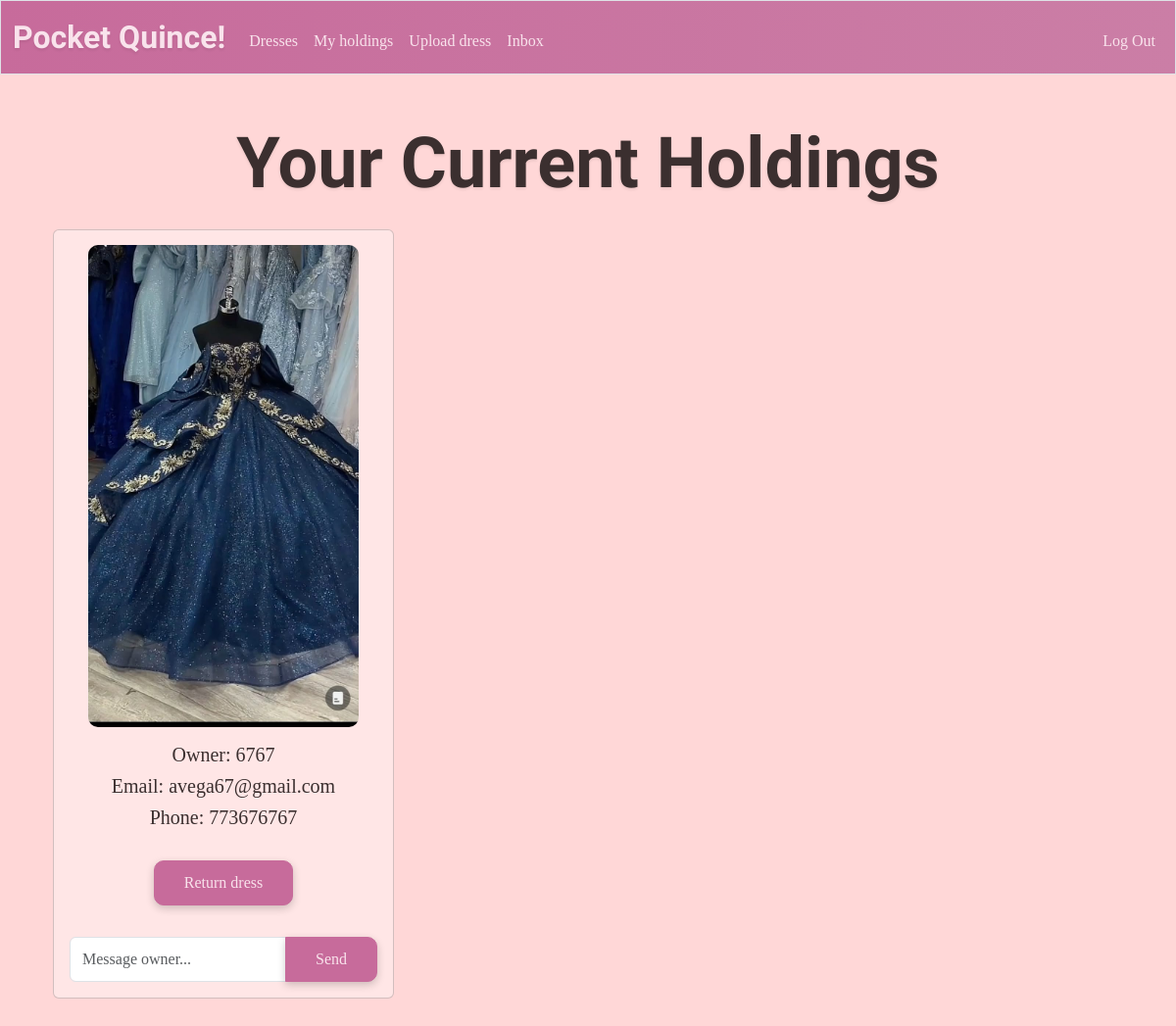
The page /holdings (signed in) on the database as committed earlier.
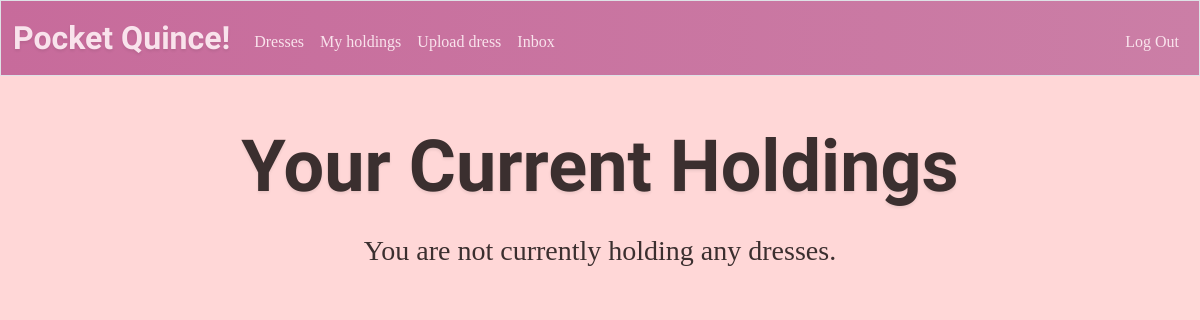
The same page on the database as committed later.
### tables this page shows
CREATE TABLE dresses (
    id INTEGER PRIMARY KEY AUTOINCREMENT,
    size TEXT NOT NULL,
    color TEXT NOT NULL,
    owner INTEGER NOT NULL,
    image_url TEXT,
    time_posted TEXT NOT NULL DEFAULT CURRENT_TIMESTAMP,
    FOREIGN KEY (owner) REFERENCES users(id)
);

CREATE TABLE users (
id INTEGER PRIMARY KEY AUTOINCREMENT NOT NULL, 
username TEXT NOT NULL UNIQUE, 
email TEXT NOT NULL, 
phone TEXT NOT NULL, 
hash TEXT NOT NULL
);

### app.py (the view)
@app.route("/holdings")
@login_required
def holdings():
    db = get_db() # Establish database connection to wardrobe.db
    holdingBuffer = db.execute("SELECT * FROM dresses JOIN holdings as h on dresses.id = h.dress_id WHERE h.user_id = ? AND h.rent_end IS NULL ORDER BY h.rent_start DESC", (session["user_id"],)).fetchall()
    holdings = [] # Empty list for all rented dresses
    for holding in holdingBuffer:
        holding = dict(holding)  # Convert Row object to dictionary not readonly to allow changes
        holding["owner_id"] = holding["owner"]
        owner = db.execute("SELECT username, email, phone FROM users WHERE id = ?", (holding["owner"],)).fetchone()
        holding["owner_name"] = owner["username"]
        holding["owner_email"] = owner["email"]
        holding["owner_phone"] = owner["phone"]
        holdings.append(holding) # Add updated dictionary to list
    return render_template("holdings.html", holdings=holdings)

### app.py (called while the page is built)
def get_db():
    if "db" not in g: # Check if database connection already exists
        g.db = sqlite3.connect(DATABASE) # Open database and store connection for reuse
        g.db.row_factory = sqlite3.Row # Enable dictionary-like row access for reading
    return g.db # Return database connection

@app.after_request
def after_request(response):
    response.headers["Cache-Control"] = "no-cache, no-store, must-revalidate"
    response.headers["Expires"] = 0
    response.headers["Pragma"] = "no-cache"
    return response

### help.py (called while the page is built)
def login_required(f):
    @wraps(f)
    def decorated_function(*args, **kwargs):
        if session.get("user_id") is None:
            return redirect("/login")
        return f(*args, **kwargs)
    return decorated_function

### templates/holdings.html (shortened to what this page needs)
{% extends "layout.html" %}
{% block main %}
    <h1 class = "imperial mb-4">Your Current Holdings</h1>
    {% if holdings|length == 0 %}
        <h3 class = "body-font">You are not currently holding any dresses.</h3>
    {% else %}
        <div class="container">
            <div class="row">
                {% for dress in holdings %}
                    <div class = "col-md-4 mb-4">
                        <div class = "card dress-card">
                            <img class = "catalogImage mx-auto d-block" src = "{{ dress['image_url'] }}" alt = "Dress image">
                            <div class = "card-body">
                                <h5 class = "body-font">{{ "Owner: " + dress["owner_name"] }}</h5>
                                <h5 class = "body-font">{{ "Email: " + dress["owner_email"]}}</h5>
                                <h5 class = "body-font">{{ "Phone: " + dress["owner_phone"]}}</h5>
                                <form action = "/returnDress" method = "post">
                                    <br>
                                    <button class="btn btn-primary body-font" type="submit">Return dress</button>
                                </form>
                                <br>
                                <form action="/messages" method="post" class="mt-2">
                                    <div class="input-group">
                                        <input type="text" name="body" class="form-control body-font" placeholder="Message owner..." required>
                                        <button type="submit" class="btn btn-primary btn-sm body-font">Send</button>
                                    </div>
                                </form>
                            </div>
                        </div>
                    </div>
                {% endfor %}
            </div>
        </div>
    {% endif %}
{% endblock %}

### templates/layout.html (shortened to what this page needs)
<!DOCTYPE html>
<html lang="en">
    <head>
        <link href="https://cdn.jsdelivr.net/npm/bootstrap@5.3.3/dist/css/bootstrap.min.css" rel="stylesheet">
        <link href="{{ url_for('static', filename='style.css') }}" rel="stylesheet">
    </head>
    <body>
        <nav class=" border navbar navbar-expand-md">
            <div class="container-fluid">
                <a id = "navTitle" class="navbar-brand imperial"  href="/"><span>Pocket Quince!</span></a>
                <div class="collapse navbar-collapse" id="navbar">
                    {% if session["user_id"] %}
                        <ul class="navbar-nav me-auto mt-2">
                            <li class="nav-item body-font"><a class="nav-link" href="/catalog">Dresses</a></li>
                            <li class="nav-item body-font"><a class="nav-link" href="/holdings">My holdings</a></li>
                            <li class="nav-item body-font"><a class="nav-link" href="/upload">Upload dress</a></li>
                            <li class="nav-item body-font"><a class="nav-link" href="/messages">Inbox</a></li>
                        </ul>
                        <ul class="navbar-nav ms-auto mt-2">
                            <li class="nav-item body-font"><a class="nav-link" href="/logout">Log Out</a></li>
                        </ul>
                    {% else %}
                        <ul class="navbar-nav ms-auto mt-2">
                            <li class="nav-item body-font"><a class="nav-link" href="/register">Register</a></li>
                            <li class="nav-item body-font"><a class="nav-link" href="/login">Log In</a></li>
                        </ul>
                    {% endif %}
                </div>
            </div>
        </nav>
        <main class="container py-5 text-center">
            {% block main %}{% endblock %}
        </main>
    </body>
</html>

### static/style.css (style rules this page uses)
body { background-color: #FFD7D7; }
.imperial { font-family: 'Imperial Script', cursive; text-shadow: 0px 2px 3px rgba(0,0,0,0.08); font-weight: 700; font-size: 450%; color: #3B2F2F; }
.body-font { font-family: 'Merriweather', serif; color: #3B2F2F }
#navTitle { color: #F9E3EC; }
.nav-link { color: #F9E3EC; }
nav .navbar-brand { font-size: xx-large; }
.navbar { background: linear-gradient(to right, #C76B9B, #cb7ea6) }

Rows that differ between the two databases and show on the page:
removed dresses: image_url (picture)
removed users: username "Owner: 6767", email "Email: avega67@gmail.com", phone "Phone: 773676767"
Other text that changed with them:
text now shown: "You are not currently holding any dresses."
list line gone: "Return dress  Send"
